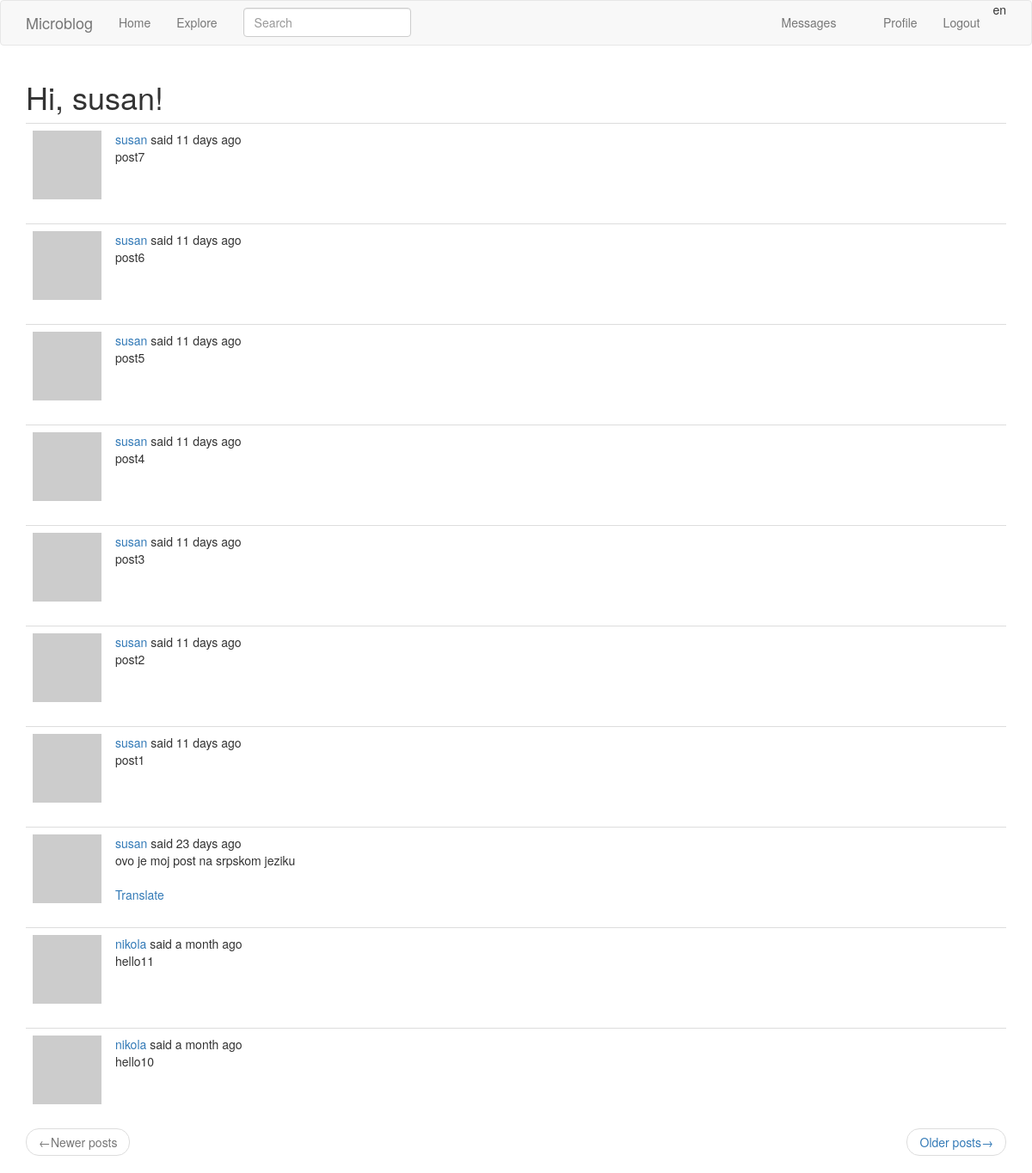
Page /explore (signed in) on the committed database.
### app1/models.py (models this page shows, shortened)
class User(UserMixin, db.Model):
    id = db.Column(db.Integer, primary_key=True)
    username = db.Column(db.String(64), index=True, unique=True)
    email = db.Column(db.String(120), index=True, unique=True)
    password_hash = db.Column(db.String(128))
    posts = db.relationship('Post', backref='author', lazy='dynamic')
    about_me = db.Column(db.String(140))
    last_seen = db.Column(db.DateTime, default=datetime.utcnow)
    follows = db.relationship(
        'User', secondary=followers,
        primaryjoin=(followers.c.follower_id == id),
        secondaryjoin=(followers.c.followed_id == id),
        backref=db.backref('followers', lazy='dynamic'), lazy='dynamic')
    messages_sent = db.relationship('Message', foreign_keys='Message.sender_id',
                                    backref='author', lazy='dynamic')
    messages_received = db.relationship('Message', foreign_keys='Message.recipient_id',
                                        backref='recipient', lazy='dynamic')
    last_message_read_time = db.Column(db.DateTime)
    notifications = db.relationship('Notification', backref='user',
                                    lazy='dynamic')
    def avatar(self, size):
        digest = md5(self.email.lower().encode('utf-8')).hexdigest()
        return 'https://www.gravatar.com/avatar/{}?d=identicon&s={}'.format(digest, size)
    def new_messages(self):
        last_read_time = self.last_message_read_time or datetime(1900, 1, 1)
        return Message.query.filter_by(recipient=self).filter(Message.timestamp > last_read_time).count()

class SearchableMixin(object):
    @classmethod
    def before_commit(cls, session):
        session._changes = {
            'add': [obj for obj in session.new if isinstance(obj, cls)],
            'update': [obj for obj in session.dirty if isinstance(obj, cls)],
            'delete': [obj for obj in session.deleted if isinstance(obj, cls)]
        }
    @classmethod
    def after_commit(cls, session):
        for obj in session._changes['add']:
            if isinstance(obj, SearchableMixin):
                add_to_index(obj.__tablename__, obj)
        for obj in session._changes['update']:
            if isinstance(obj, SearchableMixin):
                add_to_index(obj.__tablename__, obj)
        for obj in session._changes['delete']:
            if isinstance(obj, SearchableMixin):
                remove_from_index(obj.__tablename__, obj)
        session._changes = None

class Post(SearchableMixin, db.Model):
    __searchable__ = ['body']
    id = db.Column(db.Integer, primary_key=True)
    body = db.Column(db.String(140))
    timestamp = db.Column(db.DateTime, index=True, default=datetime.utcnow)
    user_id = db.Column(db.Integer, db.ForeignKey('user.id'))
    language = db.Column(db.String(5))

### app1/main/routes.py (the view)
@bp.route('/explore')
@login_required
def explore():
    page = request.args.get('page', 1, type=int)
    posts = Post.query.order_by(Post.timestamp.desc()).paginate(
        page, current_app.config['POSTS_PER_PAGE'], False)
    next_url = url_for('main.explore', page=posts.next_num) \
        if posts.has_next else None
    prev_url = url_for('main.explore', page=posts.prev_num) \
        if posts.has_prev else None
    return render_template('main/index.html', title=_('Explore'),
                           posts=posts.items, next_url=next_url,
                           prev_url=prev_url)

### app1/main/forms.py
class SearchForm(FlaskForm):
    q = StringField(_l('Search'), validators=[DataRequired()])
    def __init__(self, *args, **kwargs):
        if 'formdata' not in kwargs:
            kwargs['formdata'] = request.args
        if 'csrf_enabled' not in kwargs:
            kwargs['csrf_enabled'] = False
        super(SearchForm, self).__init__(*args, **kwargs)

### app1/main/routes.py (called while the page is built)
@bp.before_app_request
def before_request():
    if current_user.is_authenticated:
        current_user.last_seen = datetime.utcnow()
        db.session.commit()
        g.search_form = SearchForm()
    g.locale = str(get_locale())

### app1/models.py (called while the page is built)
@login.user_loader
def load_user(id):
    return User.query.get(int(id))

### app1/templates/main/index.html (shortened to what this page needs)
{% extends "main/base.html" %}
{% import 'bootstrap/wtf.html' as wtf %}
{% block app_content %}
        <h1>{{ _('Hi, %(username)s!', username=current_user.username) }}</h1>
        {% for post in posts %}
        	{% include "main/_post.html" %}
        {% endfor %}
        <nav aria-label="...">
                <ul class="pager">
                    <li class="previous{% if not prev_url %} disabled{% endif %}">
                        <a href="{{ prev_url or '#' }}">
                            <span aria-hidden="true">&larr;</span>{{ _('Newer posts') }}
                        </a>
                    </li>
                    <li class="next{% if not next_url %} disabled{% endif %}">
                        <a href="{{ next_url or '#' }}">
                             {{ _('Older posts') }}<span aria-hidden="true">&rarr;</span>
                        </a>
                    </li>
                </ul>
        </nav>
{% endblock %}}

### app1/templates/main/_post.html (shortened to what this page needs)
<table class="table table-hover">
    <tr>
        <td width="70px">
            <a href="{{ url_for('main.user', username=post.author.username) }}">
                <img src="{{ post.author.avatar(70) }}" />
            </a>
        </td>
        <td>
            {{ _('%(username)s said %(when)s',
                username=user_link, when=moment(post.timestamp).fromNow()) }}
            <br>
            <span id="post{{ post.id }}">{{ post.body }}</span>
            <br><br>
             {% if post.language and post.language != g.locale %}
                <span id="translation{{ post.id }}">
                    <a href="javascript:translate_js(
                                '#post{{ post.id }}',
                                '#translation{{ post.id }}',
                                '{{ post.language }}',
                                '{{ g.locale }}');">{{ _('Translate') }}</a>
                </span>
             {% endif %}
        </td>
    </tr>
</table>

### rows in the picture
Post: body "post7"
Post: body "post6"
Post: body "post5"
Post: body "post4"
Post: body "post3"
Post: body "post2"
Post: body "post1"
Post: body "ovo je moj post na srpskom jeziku"
Post: body "hello11"
Post: body "hello10"

### other values in the picture
{{ g.locale }} "en"
